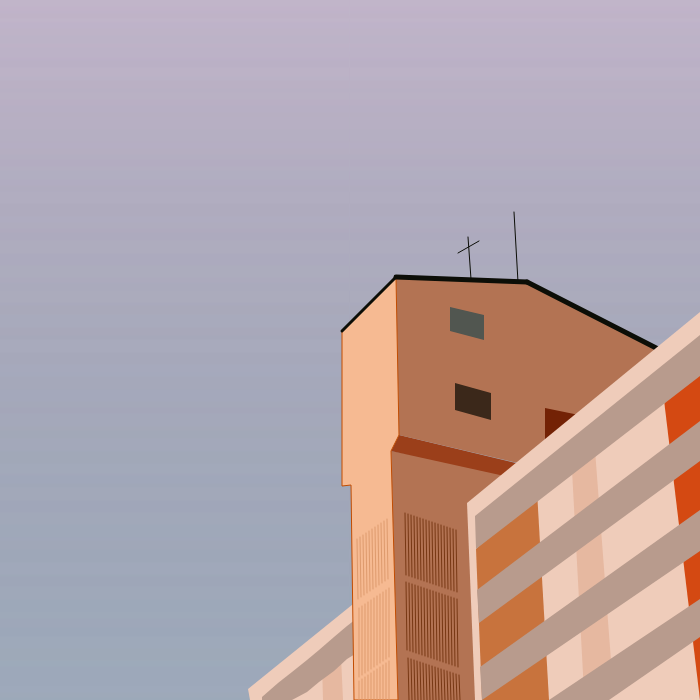
Frame 1 (no input)
Frame 60 (no input): identical to frame 1, image omitted
Frame 120 (the mouse pressed at the canvas centre since frame 60): identical to frame 1, image omitted

The p5.js sketch that drew this single still picture (run headless with seeded random() and noise() and a simulated clock; from frame 60 on, the mouse is pressed at the canvas centre):

// p5.js sketch
// ── sketch.js
const Y_AXIS = 1;
const X_AXIS = 2;
const WIDTH = 700;
const HEIGHT = 700;

function setup() {
  createCanvas(WIDTH, HEIGHT);
}

function setGradient(x, y, w, h, c1, c2, axis) {
  noFill();

  if (axis === Y_AXIS) {
    // from up to down
    for (let i = y; i <= y + h; i++) {
      let inter = map(i, y, y + h, 0, 1);
      let c = lerpColor(c1, c2, inter);
      stroke(c);
      line(x, i, x + w, i);
    }
  } else if (axis === X_AXIS) {
    // from left to right
    for (let i = x; i <= x + w; i++) {
      let inter = map(i, x, x + w, 0, 1);
      let c = lerpColor(c1, c2, inter);
      stroke(c);
      line(i, y, i, y + h);
    }
  }
}

function draw() {
  // color palette
  let fillSky = color(166, 183, 201);
  let fillMiddleFront = color(246, 186, 146);
  let fillMiddleWindow1 = color(81, 86, 80);
  let fillMiddleWindow2 = color(59, 40, 26);
  let fillMiddleWindow3 = color(115, 34, 5);
  let fillMiddleSide = color(179, 115, 83);
  let fillMiddleSideDark = color(155, 63, 26);
  let fillLeftRightFront = color(239, 204, 186);
  let fillLeftRightWindow = color(184, 155, 141);
  let fillRightFirst = color(200, 115, 61);
  let fillRightSecond = color(230, 184, 160);
  let fillRightThird = color(212, 73, 18);

  let strokeMiddleFront = color(194, 76, 0);
  let strokeRoof = color(12, 14, 7);
  let strokeFrontStripe = color(222, 155, 110);
  let strokeSideStripe = color(120, 56, 20);

  let gradientColor1 = color(255, 174, 201, 85);
  let gradientColor2 = color(0,0,0,0);
  
  // sky
  background(fillSky);
  setGradient(0, 0, WIDTH, HEIGHT*1.5, gradientColor1, gradientColor2, Y_AXIS);

  // building - left - front
  fill(fillLeftRightFront);
  noStroke();
  quad(363, 596, 370, 700, 250, 700, 248, 689);
  fill(fillRightSecond);
  quad(322, 663, 341, 657, 343, 700, 323, 700);
  fill(fillLeftRightWindow);
  quad(262, 697, 262, 700, 278, 700, 278, 683);
  quad(278, 683, 278, 700, 292, 700, 292, 672);
  quad(292, 672, 292, 700, 307, 692, 307, 660);
  quad(307, 660, 307, 692, 319, 682, 319, 650);
  quad(319, 650, 319, 682, 334, 671, 334, 637);
  quad(334, 671, 334, 637, 347, 626, 347, 659);
  quad(347, 626, 347, 659, 360, 651, 360, 616);
  strokeWeight(1);
  line(334, 673, 334, 700);

  // building - middle - side (bottom)
  fill(fillMiddleSide);
  noStroke();
  quad(391, 451, 526, 476, 700, 700, 398, 700);
  
  // building - middle - side (middle)
  fill(fillMiddleSideDark);
  noStroke();
  quad(391, 451, 399, 435, 524, 465, 509, 477);
  
  // building - middle - side (top)
  fill(fillMiddleSide);
  noStroke();
  beginShape();
  vertex(399, 435);
  vertex(396, 277);
  vertex(527, 282);
  vertex(662, 351);
  vertex(675, 500);
  vertex(399, 435);
  endShape();
  
  // building - middle - front
  fill(fillMiddleFront);
  stroke(strokeMiddleFront);
  strokeWeight(1);
  beginShape();
  vertex(396, 277);
  vertex(342, 331);
  vertex(342, 486);
  vertex(351, 485);
  vertex(354, 700);
  vertex(398, 700);
  vertex(391, 451);
  vertex(399, 435);
  vertex(396, 277);
  endShape();
  // stripes
  stroke(strokeFrontStripe);
  line(357, 539, 358, 599);
  line(360, 537, 361, 597);
  line(363, 535, 364, 595);
  line(366, 533, 367, 593);
  line(369, 531, 370, 591);
  line(372, 529, 373, 589);
  line(375, 527, 376, 587);
  line(378, 525, 379, 585);
  line(381, 523, 382, 583);
  line(384, 521, 385, 581);
  line(387, 519, 388, 579);
  line(359, 608, 359, 677);
  line(362, 606, 362, 675);
  line(365, 604, 365, 673);
  line(368, 602, 368, 671);
  line(371, 600, 371, 669);
  line(374, 598, 374, 667);
  line(377, 596, 377, 665);
  line(380, 594, 380, 663);
  line(383, 592, 383, 661);
  line(386, 590, 386, 659);
  line(389, 588, 389, 657);
  line(359, 681, 359, 700);
  line(362, 679, 362, 700);
  line(365, 677, 365, 700);
  line(368, 675, 368, 700);
  line(371, 673, 371, 700);
  line(374, 671, 374, 700);
  line(377, 669, 377, 700);
  line(380, 667, 380, 700);
  line(383, 665, 383, 700);
  line(386, 663, 386, 700);
  line(389, 661, 389, 700);
  stroke(strokeSideStripe);
  line(405, 513, 406, 575);
  line(408, 514, 409, 576);
  line(411, 515, 412, 577);
  line(414, 516, 415, 578);
  line(417, 517, 418, 579);
  line(420, 518, 421, 580);
  line(423, 519, 424, 581);
  line(426, 520, 427, 582);
  line(429, 521, 430, 583);
  line(432, 522, 433, 584);
  line(435, 523, 436, 585);
  line(438, 524, 439, 586);
  line(441, 525, 442, 587);
  line(444, 526, 445, 588);
  line(447, 527, 448, 589);
  line(450, 528, 451, 590);
  line(453, 529, 454, 591);
  line(456, 530, 457, 592);
  line(406, 582, 407, 650);
  line(409, 583, 410, 651);
  line(412, 584, 413, 652);
  line(415, 585, 416, 653);
  line(418, 586, 419, 654);
  line(421, 587, 422, 655);
  line(424, 588, 425, 656);
  line(427, 589, 428, 657);
  line(430, 590, 431, 658);
  line(433, 591, 434, 659);
  line(436, 592, 437, 660);
  line(439, 593, 440, 661);
  line(442, 594, 443, 662);
  line(445, 595, 446, 663);
  line(448, 596, 449, 664);
  line(451, 597, 452, 665);
  line(454, 598, 455, 666);
  line(457, 599, 458, 667);
  line(408, 658, 409, 700);
  line(411, 659, 412, 700);
  line(414, 660, 415, 700);
  line(417, 661, 418, 700);
  line(420, 662, 421, 700);
  line(423, 663, 424, 700);
  line(426, 664, 427, 700);
  line(429, 665, 430, 700);
  line(432, 666, 433, 700);
  line(435, 667, 436, 700);
  line(438, 668, 439, 700);
  line(441, 669, 442, 700);
  line(444, 670, 445, 700);
  line(447, 671, 448, 700);
  line(450, 672, 451, 700);
  line(453, 673, 454, 700);
  line(456, 674, 457, 700);
  line(459, 675, 460, 700);


  // roof
  stroke(strokeRoof);
  strokeWeight(3);
  line(396, 277, 342, 331);
  strokeWeight(5);
  line(396, 277, 527, 282);
  line(527, 282, 662, 351);
  strokeWeight(1);
  line(518, 282, 514, 212);
  line(471, 279, 468, 237);
  line(458, 253, 479, 241);
  // windows
  noStroke();
  fill(fillMiddleWindow1);
  quad(450, 307, 484, 315, 484, 340, 450, 331);
  fill(fillMiddleWindow2);
  quad(455, 383, 491, 393, 491, 420, 455, 410);
  fill(fillMiddleWindow3);
  quad(545, 408, 579, 415, 588, 447, 545, 439);

  // building - right - front
  fill(fillLeftRightFront);
  noStroke();
  quad(467, 503, 475, 700, 700, 700, 700, 312);
  // paint
  fill(fillRightFirst);
  quad(476, 549, 537, 491, 549, 700, 482, 700);
  fill(fillRightSecond);
  quad(572, 470, 595, 450, 613, 687, 584, 692);
  fill(fillRightThird);
  triangle(664, 400, 700, 370, 700, 700);
  // windows
  fill(fillLeftRightWindow);
  quad(475, 516, 476, 549, 700, 376, 700, 335);
  quad(477, 590, 479, 623, 700, 461, 700, 421);
  quad(480, 667, 482, 700, 700, 551, 700, 510);
  quad(549, 700, 609, 700, 700, 637, 700, 599);
}
